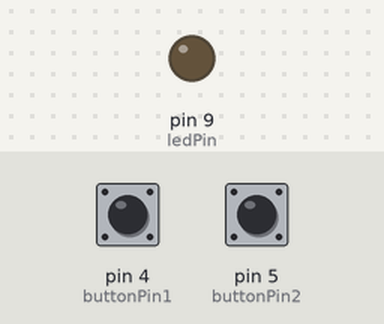
This sketch was run on a simulated Arduino Uno, built with avr-gcc and run on an emulated ATmega328P. Shown: output pins drawn as LEDs (lit = HIGH). Inputs (shaded band) come from the test bench; at power-on: pin 4 (buttonPin1) LOW, pin 5 (buttonPin2) LOW.

Above: at 1.2 s.
1.3 s: pin 4 (buttonPin1) pulled HIGH for 0.15 s
At 1.37 s:
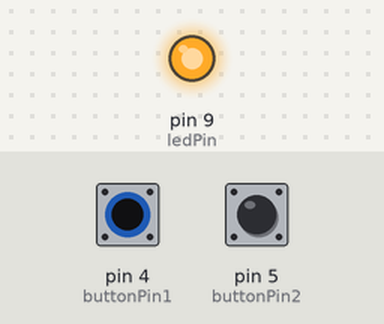
2.9 s: pin 4 (buttonPin1) pulled HIGH for 3.2 s
At 7.5 s:
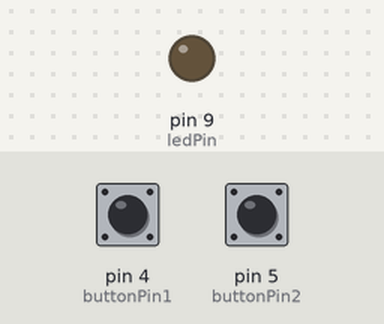
Timing chart, 0 to 9.0 s (numbered marks = the images above; inputs shaded):
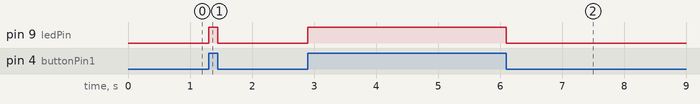

Measured:
- after the input at 1.3 s, pin 9 (ledPin): LOW → HIGH at once, → LOW 0.15 s later
- after the input at 2.9 s, pin 9 (ledPin): LOW → HIGH at once, → LOW 3.2 s later

The sketch:

Dice.ino
```cpp
const int buttonPin1 = 4;
const int buttonPin2 = 5;
const int ledPin =  9;
int brightness = 0;
int buttonState1= 0;
int buttonState2=0;

void setup() {
  pinMode(ledPin, OUTPUT);
  pinMode(buttonPin1, INPUT);
  pinMode(buttonPin2, INPUT);
}

void loop() {
  buttonState1= digitalRead(buttonPin1);
  buttonState2= digitalRead(buttonPin2);

  if (buttonState1 == HIGH){
    analogWrite(ledPin, 255);
  } else {
    analogWrite(ledPin,0 );
  }
Serial.print(ledPin);
}
```
